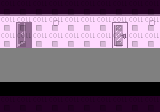

Tiled map render using the project's own tile images. Description and the whole map definition, tile-layer contents included, below:
An orthogonal 10x7 tile map with 16x16 px tiles, 5 tile layers (background_1, background_2, foreground_1, foreground_2, ...), 2 tilesets and 2 objects (2x door).

<map version="1.5" tiledversion="1.7.2" orientation="orthogonal" renderorder="right-down" width="10" height="7" tilewidth="16" tileheight="16" infinite="0" nextlayerid="9" nextobjectid="3">
 <properties>
  <property name="ambient_light" type="int" value="100" />
 </properties>
 <tileset firstgid="1" name="tiles" tilewidth="16" tileheight="16" tilecount="81" columns="9">
  <image source="../assets/tiles/tiles.png" width="144" height="144" />
 </tileset>
 <tileset firstgid="82" name="metatile" tilewidth="16" tileheight="16" tilecount="1" columns="1">
  <image source="../assets/tiles/metatile.png" width="16" height="16" />
 </tileset>
 <layer id="4" name="background_1" width="10" height="7">
  <data encoding="csv">
52,52,52,52,52,52,52,52,52,52,
25,25,25,25,25,25,25,25,25,25,
25,25,25,25,25,25,25,25,25,25,
1,1,1,1,1,1,1,1,1,1,
1,1,1,1,1,1,1,1,1,1,
0,0,0,0,0,0,0,0,0,0,
0,0,0,0,0,0,0,0,0,0
</data>
 </layer>
 <layer id="1" name="background_2" width="10" height="7">
  <data encoding="csv">
0,0,0,0,0,0,0,0,0,0,
0,7,0,4,0,0,0,6,0,4,
0,16,0,0,0,0,0,15,0,0,
0,0,0,0,0,0,0,0,0,0,
0,0,0,0,0,0,0,0,0,0,
0,0,0,0,0,0,0,0,0,0,
0,0,0,0,0,0,0,0,0,0
</data>
 </layer>
 <layer id="3" name="foreground_1" width="10" height="7">
  <data encoding="csv">
0,0,0,0,0,0,0,0,0,0,
0,0,0,0,0,0,0,0,0,0,
0,0,0,0,0,0,0,0,0,0,
0,0,0,0,0,0,0,0,0,0,
0,0,0,0,0,0,0,0,0,0,
34,34,34,34,34,34,34,34,34,34,
38,38,38,38,38,38,38,38,38,38
</data>
 </layer>
 <layer id="7" name="foreground_2" width="10" height="7">
  <data encoding="csv">
0,0,0,0,0,0,0,0,0,0,
0,0,0,0,0,0,0,0,0,0,
0,0,0,0,0,0,0,0,0,0,
0,0,0,0,0,0,0,0,0,0,
0,0,0,0,0,0,0,0,0,0,
0,0,0,0,0,0,0,0,0,0,
0,0,0,0,0,0,0,0,0,0
</data>
 </layer>
 <layer id="6" name="collision" width="10" height="7">
  <properties>
   <property name="collision" type="bool" value="true" />
  </properties>
  <data encoding="csv">
82,82,82,82,82,82,82,82,82,82,
82,82,82,82,82,82,82,82,82,82,
82,82,82,82,82,82,82,82,82,82,
0,0,0,0,0,0,0,0,0,0,
0,0,0,0,0,0,0,0,0,0,
0,0,0,0,0,0,0,0,0,0,
82,82,82,82,82,82,82,82,82,82
</data>
 </layer>
 <objectgroup id="8" name="objects">
  <object id="1" type="door" x="111.981" y="22.2416" width="15.6658" height="25.336" />
  <object id="2" type="door" x="16.1493" y="22.3383" width="15.6658" height="25.336" />
 </objectgroup>
</map>